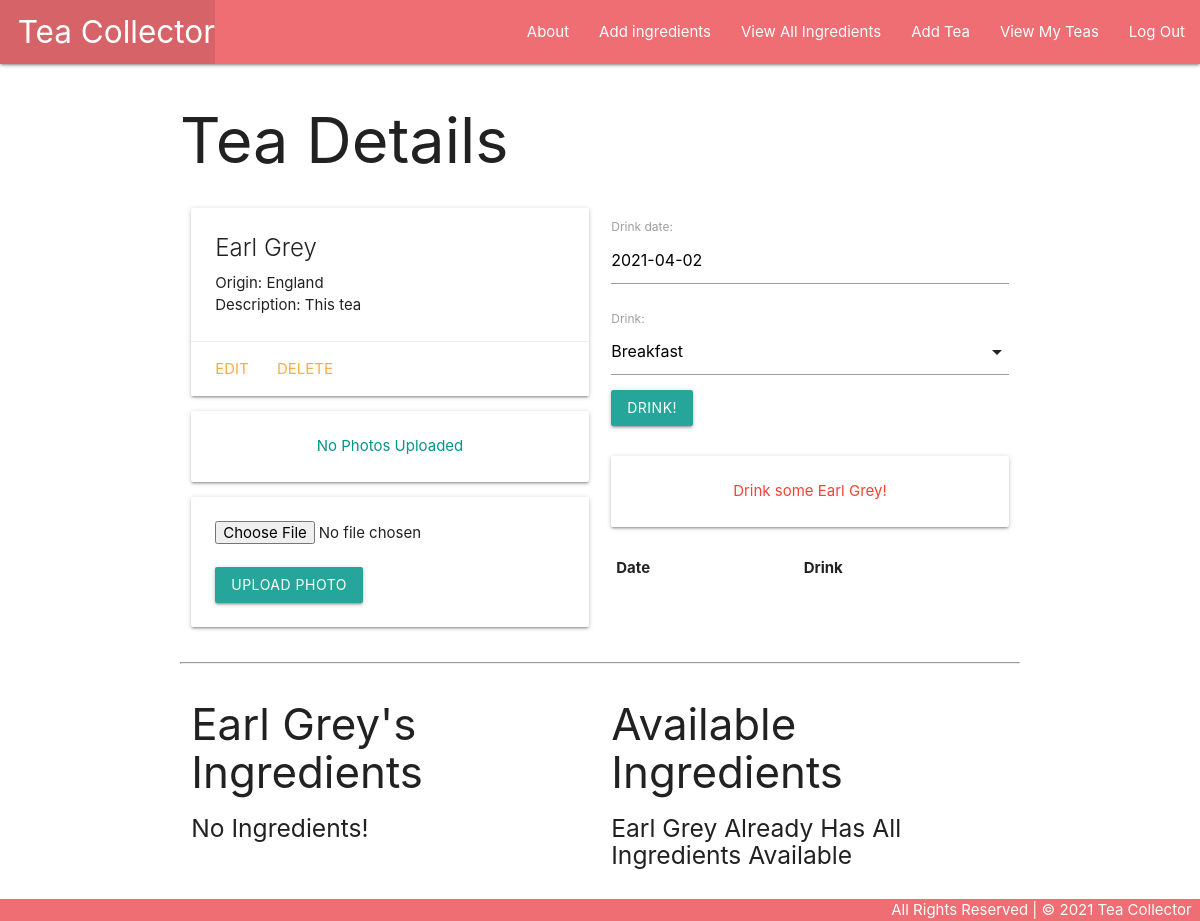
The page /teas/2/ (signed in) on the database as committed earlier.
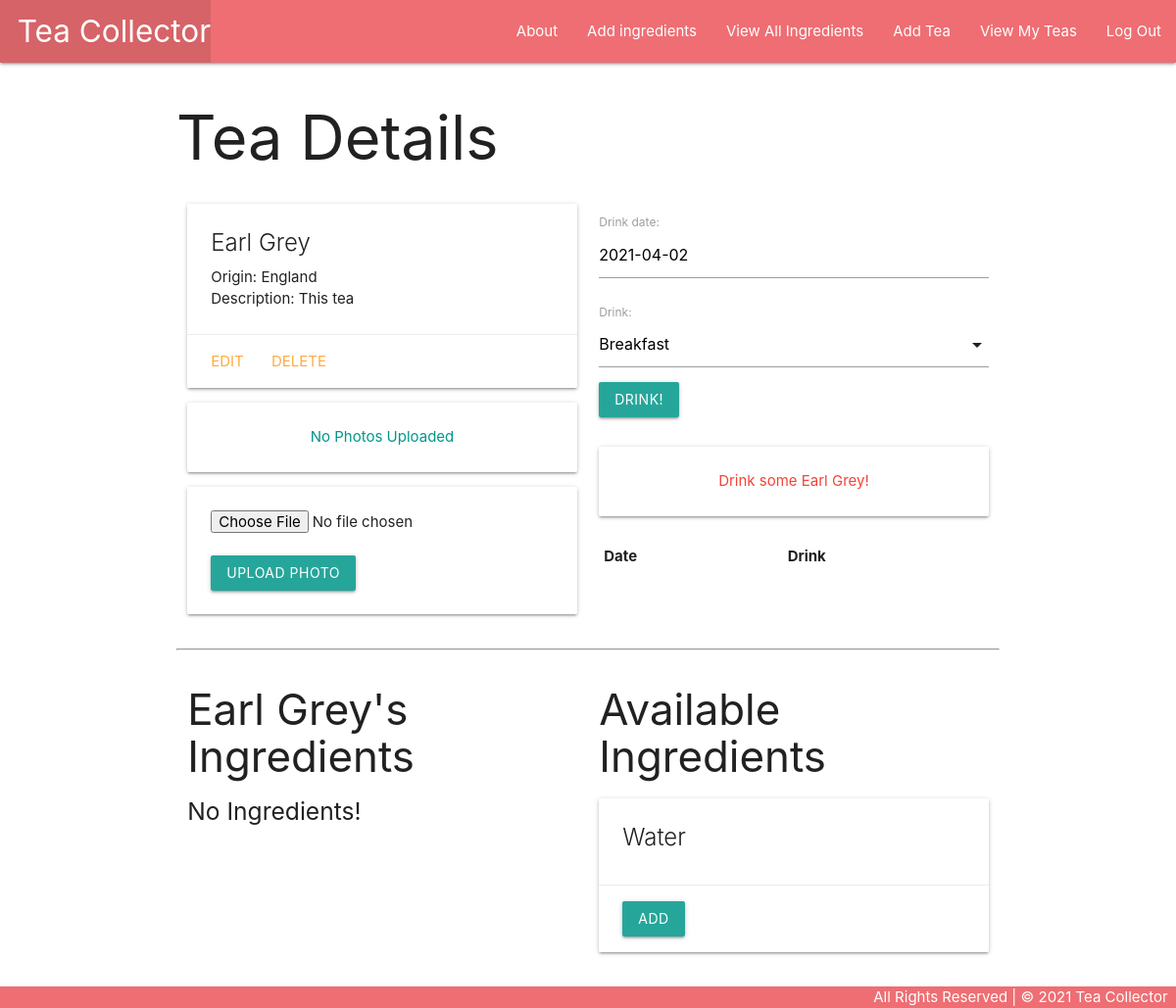
The same page on the database as committed later.
### main_app/models.py (models this page shows, shortened)
class Tea(models.Model):
    name = models.CharField(max_length=30)
    origin = models.CharField(max_length=30)
    description = models.TextField(max_length=250)
    tea_type = models.ManyToManyField(Tea_Type)
    ingredients = models.ManyToManyField(Ingredients)
    user = models.ForeignKey(User, on_delete=models.CASCADE)
    def drinks(self):
        return self.drink_set.filter(date=date.today()).count()

class Ingredients(models.Model):
    name = models.CharField(max_length=30)
    quantity = models.FloatField()

### main_app/views.py (the view)
# urls.py: path('teas/<int:pk>/', views.tea, name="detail"),
@login_required
def tea(request, pk):
    tea = Tea.objects.get(id=pk)
    missing_ingredients = Ingredients.objects.exclude(id__in=tea.ingredients.all().values_list("id"))
    drink_form = DrinkForm()
    return render(request, "teas/detail.html", {
        "title": tea.name,
        "tea": tea,
        "drink_form": drink_form,
        "ingredients": missing_ingredients
    })

### main_app/forms.py
class DrinkForm(ModelForm):
    class Meta:
        model = Drink
        fields = ["date", "drink"]

### main_app/templates/teas/detail.html (shortened to what this page needs)
{% extends 'base.html' %}
{% block content %}
<h1>Tea Details</h1>
<div class="row">
  <div class="col s6">
    <div class="card">
      <div class="card-content">
        <span class="card-title">{{ tea.name }}</span>
        <p>Origin: {{ tea.origin }}</p>
        <p>Description: {{ tea.description }}</p>
      </div>
      <div class="card-action">
        <a href="{% url 'teas_update' tea.id %}">Edit</a>
        <a href="{% url 'teas_delete' tea.id %}">Delete</a>
      </div>
    </div>
    {% for photo in tea.photo_set.all %}
      <img class="responsive-img card-panel" src="{{photo.url}}">
    {% empty %}
      <div class="card-panel teal-text center-align">No Photos Uploaded</div>
    {% endfor %}
    <form action="{% url 'add_photo' tea.id %}" enctype="multipart/form-data" method="POST" class="card-panel">
      <input type="file" name="photo-file">
      <br><br>
      <input type="submit" class="btn" value="Upload Photo">
    </form>
  </div>
  <div class="col s6">
    <form action="{% url 'add_drink' tea.id %}" method="post">
      {{ drink_form.as_p }}
      <input type="submit" class="btn" value="Drink!">
    </form>
    <br>
    {% if tea.drinks > 10 %}
      <div class="card-panel teal-text center-align">You are now {{tea.getPercentage}} % tea.</div>
    {% elif tea.drinks > 7 %}
      <div class="card-panel teal-text center-align">You should pee...</div>
    {% elif tea.drinks > 5 %}
      <div class="card-panel red-text center-align">Woah slow down tiger.</div>
    {% elif tea.drinks > 1 %}
      <div class="card-panel red-text center-align">Drink some more {{tea.name}}!</div>
    {% elif tea.drinks <= 1 %}
      <div class="card-panel red-text center-align">Drink some {{tea.name}}!</div>
    {% endif %}
    <table class="striped">
      <thead>
        <tr><th>Date</th><th>Drink</th></tr>
      </thead>
    </table>
  </div>
</div>
<hr>
<div class="row">
  <div class="col s6">
    <h3>{{ tea.name }}'s Ingredients</h3>
    {% if tea.ingredients.count %}
      {% for ingredient in tea.ingredients.all %}
        <div class="card">
          <div class="card-content">
            <span class="card-title">{{ ingredient.name }}
            </span>
          </div>
          <div class="card-action">
            <form action="{% url 'unassoc_ingredient' tea.id ingredient.id %}" method="post">
                {% csrf_token %}
              <button type="submit" class="btn">Remove</button>
            </form>
          </div>
        </div>
      {% endfor %}
    {% else %}
      <h5>No Ingredients!</h5>
    {% endif %}
  </div>
  <div class="col s6">
    <h3>Available Ingredients</h3>
    {% if ingredients.count %}
      {% for ingredient in ingredients.all %}
        <div class="card">
          <div class="card-content">
            <span class="card-title">
              {{ ingredient.name }}
            </span>
          </div>
          <div class="card-action">
            <form action="{% url 'assoc_ingredient' tea.id ingredient.id %}" method="post">
              <button type="submit" class="btn">Add</button>
            </form>
          </div>
        </div>
      {% endfor %}
    {% else %}
      <h5>{{tea.name}} Already Has All Ingredients Available</h5>
    {% endif %}
  </div>
</div>
{% endblock %}

Rows that differ between the two databases and show on the page:
shown differently, row unchanged: Tea "Earl Grey": name "Earl Grey" → (not shown)
added Ingredients: name "Water"
Other text that changed with them:
text no longer shown: "Already Has All Ingredients Available"
